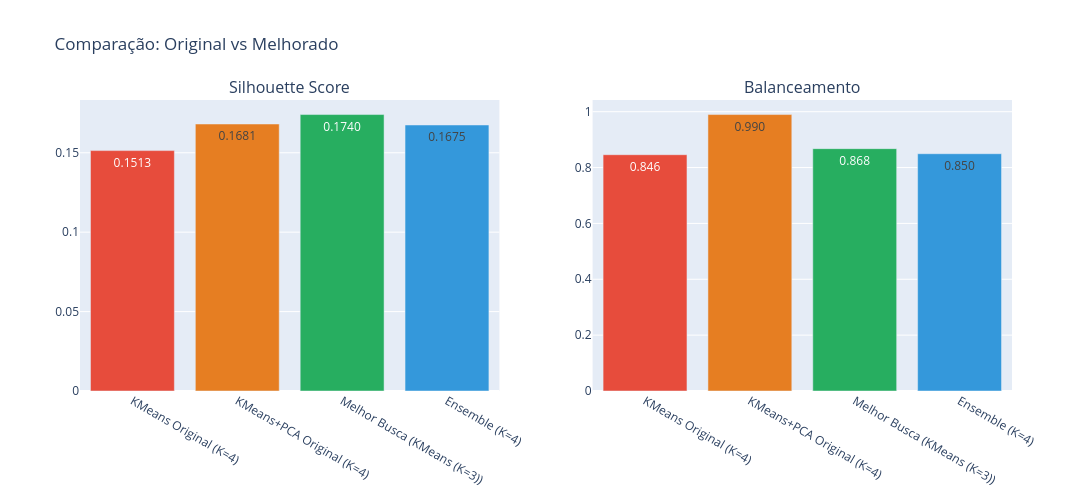

Notebook code cell kept with this figure:
### Code cell
# Gráfico comparativo
fig = make_subplots(rows=1, cols=2, subplot_titles=['Silhouette Score', 'Balanceamento'])

colors_bar = ['#e74c3c', '#e67e22', '#27ae60', '#3498db']

fig.add_trace(go.Bar(
    x=df_comp['Modelo'], y=df_comp['Silhouette'],
    text=[f'{v:.4f}' for v in df_comp['Silhouette']],
    textposition='auto', marker_color=colors_bar
), row=1, col=1)

fig.add_trace(go.Bar(
    x=df_comp['Modelo'], y=df_comp['Balanceamento'],
    text=[f'{v:.3f}' for v in df_comp['Balanceamento']],
    textposition='auto', marker_color=colors_bar
), row=1, col=2)

fig.update_layout(title='Comparação: Original vs Melhorado',
                  height=500, width=1100, showlegend=False)
fig.write_html(os.path.join(FIGURES_DIR, 'comparacao_final.html'))
fig.show()

### Figure 1 — Plotly figure (JSON) as saved in the notebook; plotly's stock layout.template omitted (floating-point values rounded to 4 significant figures)
{"data": [{"marker": {"color": ["#e74c3c", "#e67e22", "#27ae60", "#3498db"]}, "text": ["0.1513", "0.1681", "0.1740", "0.1675"], "textposition": "auto", "type": "bar", "x": ["KMeans Original (K=4)", "KMeans+PCA Original (K=4)", "Melhor Busca (KMeans (K=3))", "Ensemble (K=4)"], "xaxis": "x", "y": [0.1513, 0.1681, 0.174, 0.1675], "yaxis": "y"}, {"marker": {"color": ["#e74c3c", "#e67e22", "#27ae60", "#3498db"]}, "text": ["0.846", "0.990", "0.868", "0.850"], "textposition": "auto", "type": "bar", "x": ["KMeans Original (K=4)", "KMeans+PCA Original (K=4)", "Melhor Busca (KMeans (K=3))", "Ensemble (K=4)"], "xaxis": "x2", "y": [0.846, 0.9898, 0.8678, 0.8495], "yaxis": "y2"}], "layout": {"annotations": [{"font": {"size": 16}, "showarrow": false, "text": "Silhouette Score", "x": 0.225, "xanchor": "center", "xref": "paper", "y": 1, "yanchor": "bottom", "yref": "paper"}, {"font": {"size": 16}, "showarrow": false, "text": "Balanceamento", "x": 0.775, "xanchor": "center", "xref": "paper", "y": 1, "yanchor": "bottom", "yref": "paper"}], "height": 500, "showlegend": false, "title": {"text": "Comparação: Original vs Melhorado"}, "width": 1100, "xaxis": {"anchor": "y", "domain": [0, 0.45]}, "xaxis2": {"anchor": "y2", "domain": [0.55, 1]}, "yaxis": {"anchor": "x", "domain": [0, 1]}, "yaxis2": {"anchor": "x2", "domain": [0, 1]}}}
